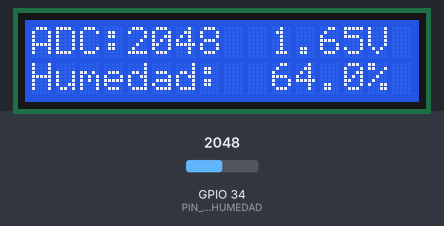
Bench run of a sketch on a simulated ESP32. Shown: 16×2 character LCD. The test bench sets the inputs (shaded band); at power-on: GPIO 34 (PIN_SENSOR_HUMEDAD) = 2048 (analog values on the 0–4095 scale). What the sketch prints to the serial monitor is not drawn.

Above: at 4.3 s.
4.4 s: GPIO 34 (PIN_SENSOR_HUMEDAD) set to 1228
At 5.3 s:
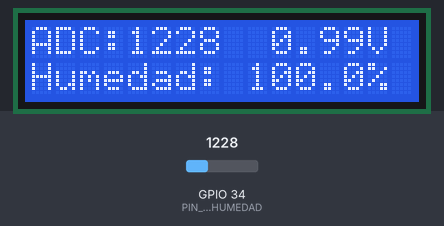
6.2 s: GPIO 34 (PIN_SENSOR_HUMEDAD) set to 491
At 7.9 s:
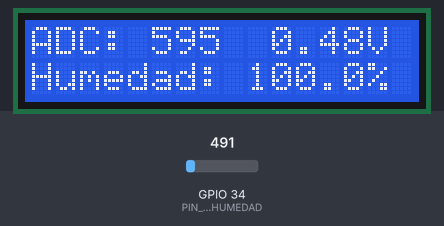
8.2 s: GPIO 34 (PIN_SENSOR_HUMEDAD) set to 2047
At 9.5 s:
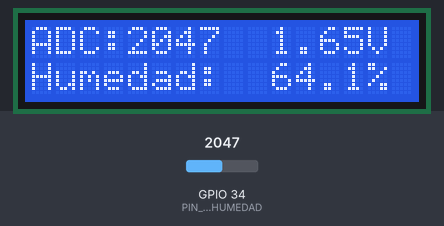
10.2 s: GPIO 34 (PIN_SENSOR_HUMEDAD) set to 3540
At 11.1 s:
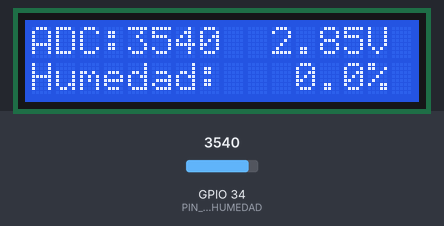
Timing chart, 0 to 13.2 s (numbered marks = the images above; inputs shaded):
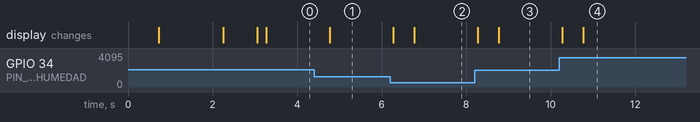

Measured:
- after the input at 4.4 s, the display: changes after 0.37 s (image 1)
- after the input at 6.2 s, the display: first changes after 0.07 s (image 2 shows a later state)
- after the input at 8.2 s, the display: first changes after 0.07 s (image 3 shows a later state)
- after the input at 10.2 s, the display: first changes after 0.07 s (image 4 shows a later state)

The sketch:

test_sensor_humedad.ino
```cpp
/**
 * ============================================================================
 * Proyecto    : SmartVivero IoT - Sistema de Riego y Climatización Automatizado
 * Archivo     : test_sensor_humedad.ino
 * Módulo      : Calibración y Diagnóstico de Sensor Capacitivo de Humedad de Suelo
 * Plataforma  : ESP-WROOM-32 (NodeMCU-32S / ESP32 DevKit v1)
 * Entorno     : Arduino IDE / PlatformIO
 * Versión     : 1.2.0
 * ============================================================================
 *
 * DESCRIPCIÓN:
 * Banco de pruebas unitario para caracterización analógica, validación y
 * calibración en dos puntos (aire seco vs. saturación de agua) del sensor
 * de humedad capacitivo. Despliega lecturas en tiempo real a través del
 * monitor serial y en pantalla LCD 1602 (I2C).
 *
 * BIBLIOTECAS REQUERIDAS:
 *  - "LiquidCrystal I2C" de Frank de Brabander (Gestor de librerías de Arduino)
 *  - "Wire" (Nativa del core ESP32)
 *  - "gravity_soil_moisture_sensor.h" (Librería local / DFRobot)
 *
 * ----------------------------------------------------------------------------
 * ESQUEMA DE CONEXIONES DE HARDWARE (PINOUT):
 * ----------------------------------------------------------------------------
 * 1. SENSOR DE HUMEDAD CAPACITIVO (v1.2 / Gravity DFRobot):
 *    - VCC  ---> Pin 3.3V del ESP32 (o VIN 5V según versión del módulo)
 *    - GND  ---> Pin GND del ESP32
 *    - AOUT ---> GPIO 34 (ADC1 Canal 6 - Solo entrada analógica, sin pull-up)
 *
 * 2. PANTALLA LCD 1602 CON MÓDULO I2C (PCF8574):
 *    - VCC  ---> Pin VIN (5V) para contraste y retroiluminación óptimos
 *    - GND  ---> Pin GND del ESP32
 *    - SDA  ---> GPIO 22 (Línea de datos I2C)
 *    - SCL  ---> GPIO 21 (Línea de reloj I2C)
 * ----------------------------------------------------------------------------
 *
 * PROCEDIMIENTO OPERATIVO ESTÁNDAR (SOP) DE CALIBRACIÓN:
 * 1. Conecte el ESP32 a la PC y abra el Monitor Serial a 115200 baudios.
 * 2. FASE AIRE (SECO - 0% HR):
 *    - Deje el sensor en el aire, completamente seco y limpio.
 *    - Observe el valor "ADC Crudo" estabilizado (rango típico: 3000 - 3800).
 *    - Anote este número como 'VALOR_ADC_AIRE'.
 * 3. FASE AGUA (SATURADO - 100% HR):
 *    - Sumerja la sonda en un vaso con agua SOLO hasta la línea blanca serigrafiada.
 *    - PRECAUCIÓN: Nunca sumerja los componentes electrónicos superiores ni cables.
 *    - Observe el valor "ADC Crudo" estabilizado (rango típico: 1200 - 1800).
 *    - Anote este número como 'VALOR_ADC_AGUA'.
 * 4. APLICACIÓN AL SISTEMA PRINCIPAL:
 *    - Transfiera ambos valores a las constantes de 'SmartVivero_REAL.ino':
 *        const int VALOR_ADC_AIRE = <valor_en_aire>;
 *        const int VALOR_ADC_AGUA = <valor_en_agua>;
 * ============================================================================
 */

#include <Arduino.h>
#include <Wire.h>
#include <LiquidCrystal_I2C.h>
#include "gravity_soil_moisture_sensor.h"

// ─── 1. ASIGNACIÓN DE PINES Y PARÁMETROS DE HARDWARE ────────────────────────
#define PIN_SENSOR_HUMEDAD      34      // ADC1_CH6 (GPIO 34) - Entrada analógica dedicada
#define PIN_I2C_SDA             22      // GPIO 22 - Línea SDA del bus I2C
#define PIN_I2C_SCL             21      // GPIO 21 - Línea SCL del bus I2C
#define SERIAL_BAUD_RATE        115200  // Velocidad de transmisión UART (Serial Monitor)

// ─── 2. PARÁMETROS DE PANTALLA LCD I2C ──────────────────────────────────────
#define LCD_DIRECCION_I2C       0x27    // Dirección I2C base (0x27 habitual, o 0x3F)
#define LCD_COLUMNAS            16      // Cantidad de caracteres por fila
#define LCD_FILAS               2       // Cantidad de filas de texto

// ─── 3. PARÁMETROS DE MUESTREO Y ADQUISICIÓN DE DATOS ───────────────────────
#define SENSOR_MUESTRAS         20      // Número de muestras para filtrado y promediado
#define SENSOR_DELAY_MS         5       // Intervalo entre sub-muestras analógicas (ms)
#define INTERVALO_MUESTREO_MS   500UL   // Periodo del ciclo de muestreo y refresco (ms)

// ─── 4. CONSTANTES DE CALIBRACIÓN DE REFERENCIA ─────────────────────────────
// Valores de referencia iniciales basados en SmartVivero_REAL.ino.
// Actualice estos valores luego de realizar la prueba de calibración en dos puntos.
const int CAL_ADC_AIRE          = 3200; // Lectura en seco / aire (0% Humedad)
const int CAL_ADC_AGUA          = 1400; // Lectura sumergido en agua (100% Humedad)

// ─── 5. INSTANCIACIÓN DE DRIVERS Y VARIABLES GLOBALES ───────────────────────
GravitySoilMoistureSensor sensorHumedad;
LiquidCrystal_I2C lcd(LCD_DIRECCION_I2C, LCD_COLUMNAS, LCD_FILAS);

bool lcdDisponible              = false;
unsigned long tiempoUltimaLectura = 0;

// ─── 6. PROTOTIPOS DE FUNCIONES ─────────────────────────────────────────────
void  inicializarHardwareADC();
bool  inicializarDisplayLCD();
void  actualizarDisplayLCD(int rawAdc, float voltaje, float humedadPct);
void  imprimirTelemetriaSerial(uint16_t valorLibreria, int rawAdc, float voltaje, float humedadPct);
float calcularHumedadPorcentaje(int rawAdc);

// ════════════════════════════════════════════════════════════════════════════
// CONFIGURACIÓN INICIAL (SETUP)
// ════════════════════════════════════════════════════════════════════════════
void setup() {
    Serial.begin(SERIAL_BAUD_RATE);
    delay(500);

    // 1. Configuración de hardware del conversor analógico
    inicializarHardwareADC();

    // 2. Encabezado de diagnóstico en consola serial
    Serial.println("\r\n============================================================");
    Serial.println("  SmartVivero IoT - BANCO DE PRUEBAS Y CALIBRACION ANALOGICA");
    Serial.println("============================================================");
    Serial.println("  Controlador : ESP-WROOM-32");
    Serial.println("  Sensor Pin  : GPIO 34 (ADC1_CH6, 12 bits, 0-3.3V)");
    Serial.printf ("  Bus I2C     : SDA=GPIO %d | SCL=GPIO %d | Dir=0x%02X\n",
                   PIN_I2C_SDA, PIN_I2C_SCL, LCD_DIRECCION_I2C);
    Serial.println("------------------------------------------------------------");

    // 3. Inicialización del display LCD I2C
    lcdDisponible = inicializarDisplayLCD();
    if (lcdDisponible) {
        Serial.println("  [OK] Pantalla LCD 1602 detectada e inicializada correctamente.");
    }

    // 4. Inicialización del controlador del sensor de humedad
    if (sensorHumedad.Setup(PIN_SENSOR_HUMEDAD)) {
        Serial.println("  [OK] Sensor capacitivo enlazado correctamente con la libreria.");
    } else {
        Serial.println("  [INFO] Sensor conectado al pin analógico GPIO 34.");
    }

    // 5. Instrucciones de calibración para el operador
    Serial.println("------------------------------------------------------------");
    Serial.println("  INSTRUCCIONES DE CALIBRACION:");
    Serial.println("  1. FASE AIRE: Suspenda el sensor en aire seco.");
    Serial.println("     -> Anote el 'ADC Crudo' estabilizado como VALOR_ADC_AIRE.");
    Serial.println("  2. FASE AGUA: Sumerja la sonda hasta la linea blanca en agua.");
    Serial.println("     -> Anote el 'ADC Crudo' estabilizado como VALOR_ADC_AGUA.");
    Serial.println("  3. Traslade ambos valores al firmware de produccion (SmartVivero_REAL.ino).");
    Serial.println("============================================================\n");
    Serial.println("Timestamp(ms) | Val.Libreria | ADC Crudo | Voltaje(V) | Humedad(%)");
    Serial.println("--------------+--------------+-----------+------------+-----------");
}

// ════════════════════════════════════════════════════════════════════════════
// BUCLE PRINCIPAL (LOOP NO BLOQUEANTE)
// ════════════════════════════════════════════════════════════════════════════
void loop() {
    unsigned long tiempoActual = millis();

    // Muestreo cíclico temporizado mediante millis()
    if (tiempoActual - tiempoUltimaLectura >= INTERVALO_MUESTREO_MS) {
        tiempoUltimaLectura = tiempoActual;

        // 1. Adquisición analógica con promediado de muestras (librería Gravity)
        uint16_t valorLibreria = sensorHumedad.Read(SENSOR_MUESTRAS, SENSOR_DELAY_MS);

        // 2. Reconstrucción del valor ADC crudo (0 - 4095)
        int rawAdc = 4095 - valorLibreria;
        if (rawAdc < 0)    rawAdc = 0;
        if (rawAdc > 4095) rawAdc = 4095;

        // 3. Conversión a voltaje equivalente (escala 0.0V a 3.3V)
        float voltaje = rawAdc * (3.3f / 4095.0f);

        // 4. Estimación de humedad porcentual con umbrales de referencia
        float humedadPorcentaje = calcularHumedadPorcentaje(rawAdc);

        // 5. Salida de telemetría a monitor serial
        imprimirTelemetriaSerial(valorLibreria, rawAdc, voltaje, humedadPorcentaje);

        // 6. Actualización en tiempo real del display LCD
        actualizarDisplayLCD(rawAdc, voltaje, humedadPorcentaje);
    }
}

// ════════════════════════════════════════════════════════════════════════════
// SUBRUTINAS DE INICIALIZACIÓN Y CONFIGURACIÓN
// ════════════════════════════════════════════════════════════════════════════

/**
 * @brief Configura la resolución y el factor de atenuación del ADC del ESP32.
 */
void inicializarHardwareADC() {
    // 12 bits de resolución: rango numérico de 0 a 4095
    analogReadResolution(12);

    // Atenuación de 11 dB: rango de lectura de tensión entre 0 y ~3.3V
    analogSetAttenuation(ADC_11db);
}

/**
 * @brief Inicializa el bus I2C y comprueba la presencia de la pantalla LCD.
 * @return true si el display respondió positivamente al handshake I2C.
 */
bool inicializarDisplayLCD() {
    Wire.begin(PIN_I2C_SDA, PIN_I2C_SCL);
    Wire.setClock(100000); // 100 kHz estándar: máxima inmunidad frente a transitorios
    delay(100);

    // Sondeo de confirmación en la dirección I2C configurada
    Wire.beginTransmission(LCD_DIRECCION_I2C);
    byte error = Wire.endTransmission();

    if (error == 0) {
        lcd.init();
        lcd.backlight();
        lcd.clear();

        // Pantalla de bienvenida (Splash Screen)
        lcd.setCursor(0, 0);
        lcd.print(" SMART VIVERO   ");
        lcd.setCursor(0, 1);
        lcd.print(" CALIBRADOR v1.2");
        delay(1500);

        lcd.clear();
        lcd.setCursor(0, 0);
        lcd.print("Iniciando test..");
        lcd.setCursor(0, 1);
        lcd.print("Sensor GPIO 34  ");
        delay(800);
        lcd.clear();

        return true;
    }

    // Diagnóstico en caso de fallo de comunicación I2C
    Serial.printf("  [ALERTA] No se detecto respuesta I2C en direccion 0x%02X (Error: %d).\n",
                  LCD_DIRECCION_I2C, error);
    Serial.println("           Verifique conexiones SDA (GPIO 22), SCL (GPIO 21), VCC (5V)");
    Serial.println("           o intente cambiando LCD_DIRECCION_I2C a 0x3F.");
    return false;
}

// ════════════════════════════════════════════════════════════════════════════
// SUBRUTINAS DE PROCESAMIENTO Y VISUALIZACIÓN
// ════════════════════════════════════════════════════════════════════════════

/**
 * @brief Realiza la interpolación lineal inversa para obtener el porcentaje de humedad.
 * @param rawAdc Valor de lectura analógica entre 0 y 4095.
 * @return Porcentaje de humedad acotado entre 0.0% y 100.0%.
 */
float calcularHumedadPorcentaje(int rawAdc) {
    if (CAL_ADC_AIRE == CAL_ADC_AGUA) return 0.0f; // Previene indeterminación por división por cero

    float porcentaje = ((float)(CAL_ADC_AIRE - rawAdc) /
                        (float)(CAL_ADC_AIRE - CAL_ADC_AGUA)) * 100.0f;

    // Saturación de límites para garantizar coherencia en la telemetría
    if (porcentaje < 0.0f)   porcentaje = 0.0f;
    if (porcentaje > 100.0f) porcentaje = 100.0f;

    return porcentaje;
}

/**
 * @brief Actualiza las 2 líneas del display LCD 1602 sin parpadeos.
 * @param rawAdc Valor ADC crudo del sensor (0-4095).
 * @param voltaje Voltaje medido en voltios.
 * @param humedadPct Porcentaje de humedad calculado.
 */
void actualizarDisplayLCD(int rawAdc, float voltaje, float humedadPct) {
    if (!lcdDisponible) return;

    // Verificación de integridad del bus I2C (mecanismo de auto-recuperación ante ruido)
    Wire.beginTransmission(LCD_DIRECCION_I2C);
    if (Wire.endTransmission() != 0) {
        Wire.begin(PIN_I2C_SDA, PIN_I2C_SCL);
        Wire.setClock(100000);
        lcd.init();
        lcd.backlight();
    }

    char bufferLinea0[17];
    char bufferLinea1[17];

    // Fila 0: ADC Crudo y Tensión (Ejemplo: "ADC:3210   2.58V")
    snprintf(bufferLinea0, sizeof(bufferLinea0), "ADC:%4d  %4.2fV", rawAdc, voltaje);

    // Fila 1: Humedad calculada (Ejemplo: "Humedad:   48.5% ")
    snprintf(bufferLinea1, sizeof(bufferLinea1), "Humedad: %5.1f%% ", humedadPct);

    lcd.setCursor(0, 0);
    lcd.print(bufferLinea0);
    lcd.setCursor(0, 1);
    lcd.print(bufferLinea1);
}

/**
 * @brief Imprime en el monitor serial los datos formateados en tabla de telemetría.
 */
void imprimirTelemetriaSerial(uint16_t valorLibreria, int rawAdc, float voltaje, float humedadPct) {
    Serial.printf("  %10lu  |     %4d     |   %4d    |   %5.3fV   |  %5.1f%%\n",
                  millis(), valorLibreria, rawAdc, voltaje, humedadPct);
}
```

gravity_soil_moisture_sensor.cpp
```cpp
#include <Arduino.h>
#include "gravity_soil_moisture_sensor.h"

/**
 * @brief Function to initialize the Gravity Soil Moisture Sensor
 * @param analog_pin : GPIO analog pin
 * @return true if a valid value is available, false otherwise
 */
bool GravitySoilMoistureSensor::Setup(const uint8_t analog_pin)
{
    _analog_pin = analog_pin;
    return Read(10, 2) > 0;
}

/**
 * @brief Function to read the soil moisture value
 * @param samples  : Number of samples to take. Defaults to 128
 * @param delay_ms : Delay in milliseconds between each sample reading. Defaults to 1
 * @return The moisture value. A valid reading is between 1 and 3500
 */
uint16_t GravitySoilMoistureSensor::Read(uint16_t samples, uint16_t delay_ms)
{
    uint64_t accumulator = 0;

    for (uint16_t i = 0; i < samples; i++) {
        delay(delay_ms);
        accumulator += analogRead(_analog_pin);
    }

    // El sensor entrega sequedad (mayor ADC = mas seco).
    // Restamos del valor maximo (4095) para obtener el nivel de humedad.
    uint16_t raw_avg = (uint16_t)(accumulator / samples);
    if (raw_avg >= 4095) return 0;

    uint16_t value = 4095 - raw_avg;

    // Filtro contra ruido espurio
    if (value <= 3500) {
        return value;
    } else {
        return 3500;
    }
}
```

gravity_soil_moisture_sensor.h
```cpp
#ifndef GRAVITY_SOIL_MOISTURE_SENSOR_H
#define GRAVITY_SOIL_MOISTURE_SENSOR_H

#include <stdint.h>

class GravitySoilMoistureSensor
{
    uint8_t _analog_pin;

public:
    bool Setup(const uint8_t analog_pin);
    uint16_t Read(uint16_t samples = 128, uint16_t delay_ms = 1);
};

#endif
```
